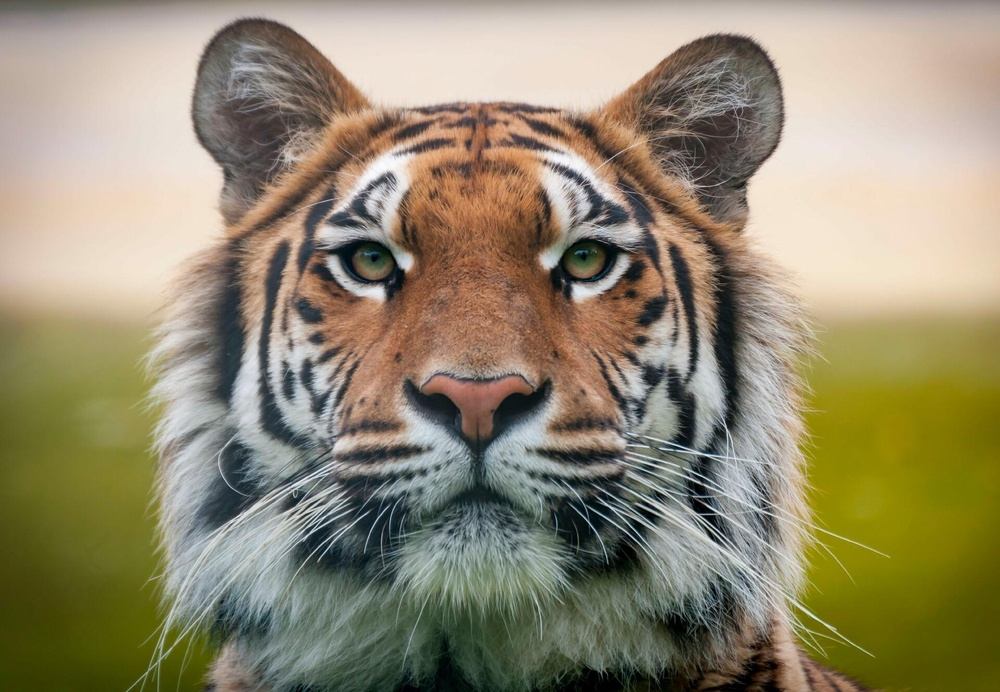
#> input picture Gambar/Tiger.jpg, 1000 x 692 px, shrunk from 1920 x 1329 before the run, found by its file name
$ python Rotasi.py
#> lines starting #> are read from the running program, lines starting #| are printed output that depends on the picture
#> further down, image is the input picture: shape (692, 1000, 3); mean R, G, B 146.4, 137.5, 111.2
import imageio as img
import numpy as np
import matplotlib.pyplot as plt

def rotateImage(image, degree):
#> called with degree = 45
    radian_deg = np.radians(degree)
    cos_deg, sin_deg = np.cos(radian_deg), np.sin(radian_deg)

    height, width = image.shape[:2]
#> height = 692; width = 1000
    max_dim = int(np.sqrt(height**2 + width**2))
#> max_dim = 1216
    outputImage = np.zeros((max_dim, max_dim, 3), dtype=image.dtype)

    centerY, centerX = max_dim // 2, max_dim // 2
#> centerY = 608; centerX = 608

    for y in range(-height // 2, height // 2):
        for x in range(-width // 2, width // 2):
            newY = int(cos_deg * x - sin_deg * y) + centerX
            newX = int(sin_deg * x + cos_deg * y) + centerY

            if 0 <= newX < max_dim and 0 <= newY < max_dim:
                outputImage[newY, newX] = image[y + height // 2, x + width // 2]
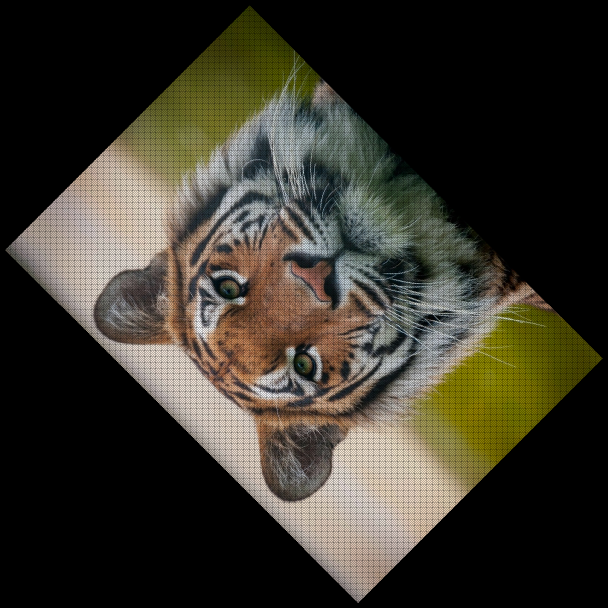
#> outputImage: shape (1216, 1216, 3) (shown at 1/2 size); mean R, G, B 56.7, 53.2, 43

    return outputImage

image = img.imread('C:\\Users\\DELL\\Documents\\Mrzz\\Pengolahan citra\\Praktikum_MirzaYusuf\\Gambar\\Tiger.jpg')

rotated_image = rotateImage(image, 45)

plt.subplot(1, 2, 1)
plt.imshow(image)
plt.title("Original Image")

plt.subplot(1, 2, 2)
plt.imshow(rotated_image)
plt.title("Rotated Image")

plt.show()
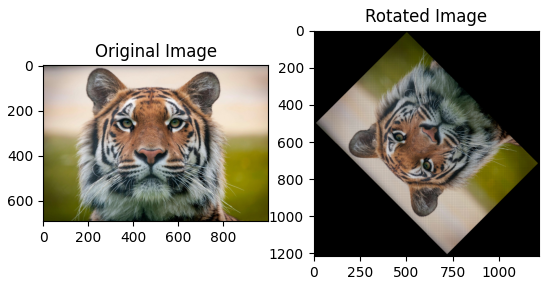
#> figure drawn by matplotlib, 2 panels
